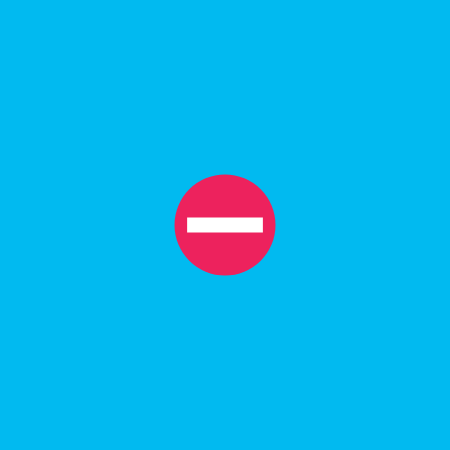
Frame 1 (no input)
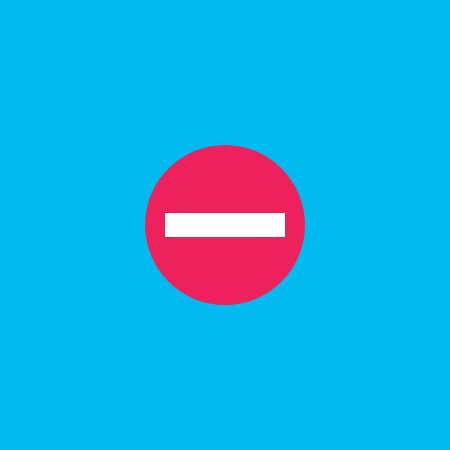
Frame 60 (no input)
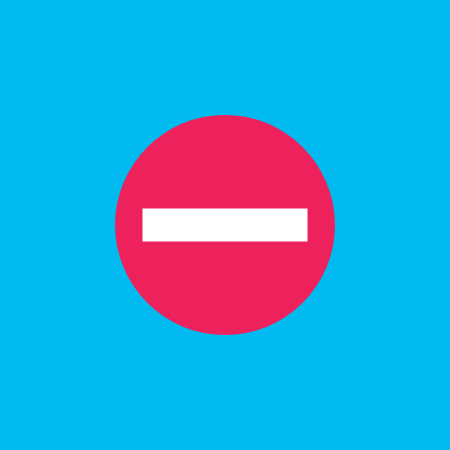
Frame 120 (the mouse pressed at the canvas centre since frame 60)

The p5.js sketch that drew these frames (run headless with seeded random() and noise() and a simulated clock; from frame 60 on, the mouse is pressed at the canvas centre):

// p5.js sketch
// ── sketch.js

var count = 0; // initialize a counter variable
var tamn = 100;

function setup() {
  createCanvas(450, 450);
  rectMode(CENTER);
}

function draw() {
	background(1, 186, 240);
	// declaration of variables
	var x = width / 2;
	var y = height / 2;
	// increment the size with the current frameCount value
	
	console.log(tamn);

	if(count === 0){

		if(tamn < 400){

			tamn++;

			if(tamn === 400){count = 400;}

		}

	}

	if(count === 400){

		tamn--;

		if(tamn === 100){count = 0;}		

	}

	// circle
	fill(237, 34, 93);
	noStroke();
	ellipse(x, y, tamn, tamn);
	// rectangle
	fill(255);
	rect(x, y, tamn*0.75, tamn*0.15);
}
